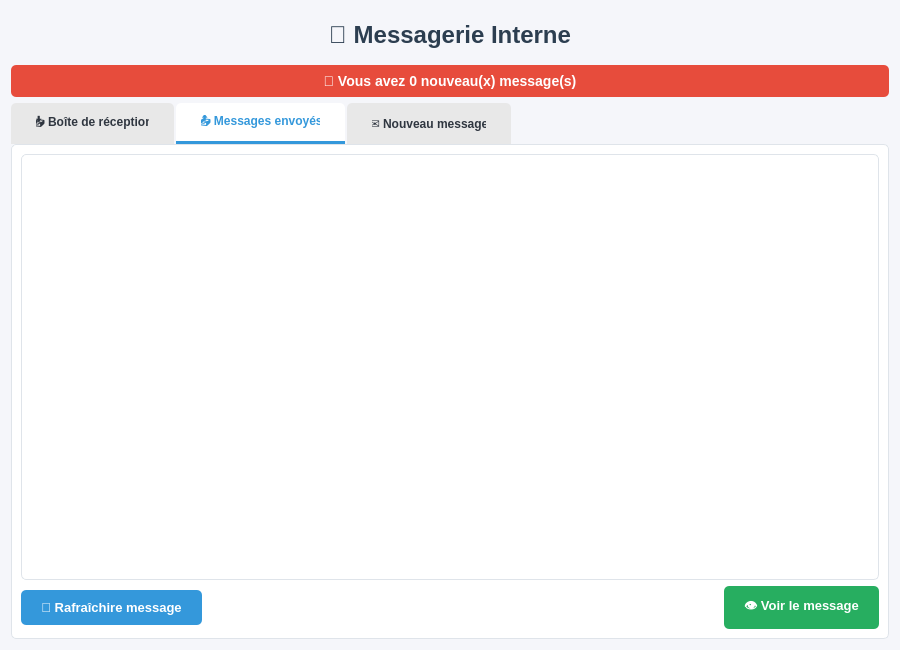
<?xml version="1.0" encoding="UTF-8"?>
<ui version="4.0">
 <class>MessagerieDialog</class>
 <widget class="QDialog" name="MessagerieDialog">
  <property name="geometry">
   <rect>
    <x>0</x>
    <y>0</y>
    <width>900</width>
    <height>650</height>
   </rect>
  </property>
  <property name="windowTitle">
   <string>📨 Messagerie Interne</string>
  </property>
  <property name="styleSheet">
   <string notr="true">QDialog {
    background-color: #f5f6fa;
}

QTabWidget::pane {
    border: 1px solid #dfe4ea;
    background: white;
    border-radius: 5px;
}

QTabBar::tab {
    background: #e8e8e8;
    color: #2f3640;
    padding: 12px 25px;
    margin-right: 2px;
    border-top-left-radius: 5px;
    border-top-right-radius: 5px;
    font-weight: bold;
}

QTabBar::tab:selected {
    background: white;
    color: #3498db;
    border-bottom: 3px solid #3498db;
}

QTabBar::tab:hover {
    background: #f1f2f6;
}

QPushButton {
    background-color: #3498db;
    color: white;
    border: none;
    padding: 10px 20px;
    border-radius: 5px;
    font-weight: bold;
    font-size: 13px;
}

QPushButton:hover {
    background-color: #2980b9;
}

QPushButton:pressed {
    background-color: #21618c;
}

QPushButton#pushButton_supprimer_recu,
QPushButton#pushButton_supprimer_envoye {
    background-color: #e74c3c;
}

QPushButton#pushButton_supprimer_recu:hover,
QPushButton#pushButton_supprimer_envoye:hover {
    background-color: #c0392b;
}

QPushButton#pushButton_rafraichir_recus,
QPushButton#pushButton_rafraichir_envoyes {
    background-color: #27ae60;
}

QPushButton#pushButton_rafraichir_recus:hover,
QPushButton#pushButton_rafraichir_envoyes:hover {
    background-color: #229954;
}

QLineEdit, QTextEdit, QComboBox {
    border: 2px solid #dfe4ea;
    border-radius: 5px;
    padding: 8px;
    background: white;
    font-size: 13px;
}

QLineEdit:focus, QTextEdit:focus, QComboBox:focus {
    border: 2px solid #3498db;
}

QLabel {
    color: #2f3640;
    font-size: 13px;
    font-weight: bold;
}

QTableView {
    border: 1px solid #dfe4ea;
    border-radius: 5px;
    background-color: white;
    selection-background-color: #3498db;
    gridline-color: #ecf0f1;
}

QTableView::item {
    padding: 5px;
}

QTableView::item:selected {
    background-color: #3498db;
    color: white;
}

QHeaderView::section {
    background-color: #34495e;
    color: white;
    padding: 8px;
    border: none;
    font-weight: bold;
}</string>
  </property>
  <layout class="QVBoxLayout" name="verticalLayout">
   <item>
    <widget class="QLabel" name="label_titre">
     <property name="styleSheet">
      <string notr="true">font-size: 24px;
font-weight: bold;
color: #2c3e50;
padding: 10px;</string>
     </property>
     <property name="text">
      <string>📨 Messagerie Interne</string>
     </property>
     <property name="alignment">
      <set>Qt::AlignmentFlag::AlignCenter</set>
     </property>
    </widget>
   </item>
   <item>
    <widget class="QLabel" name="label_notifications">
     <property name="styleSheet">
      <string notr="true">background-color: #e74c3c;
color: white;
padding: 8px;
border-radius: 5px;
font-size: 14px;
font-weight: bold;</string>
     </property>
     <property name="text">
      <string>🔔 Vous avez 0 nouveau(x) message(s)</string>
     </property>
     <property name="alignment">
      <set>Qt::AlignmentFlag::AlignCenter</set>
     </property>
    </widget>
   </item>
   <item>
    <widget class="QTabWidget" name="tabWidget">
     <property name="currentIndex">
      <number>1</number>
     </property>
     <widget class="QWidget" name="tab_recus">
      <attribute name="title">
       <string>📥 Boîte de réception</string>
      </attribute>
      <layout class="QVBoxLayout" name="verticalLayout_2">
       <item>
        <widget class="QTableView" name="tableView_recus">
         <property name="alternatingRowColors">
          <bool>true</bool>
         </property>
         <property name="selectionBehavior">
          <enum>QAbstractItemView::SelectionBehavior::SelectRows</enum>
         </property>
         <property name="sortingEnabled">
          <bool>true</bool>
         </property>
        </widget>
       </item>
       <item>
        <layout class="QHBoxLayout" name="horizontalLayout">
         <item>
          <widget class="QPushButton" name="pushButton_lire">
           <property name="text">
            <string>📖 Lire le message</string>
           </property>
          </widget>
         </item>
         <item>
          <widget class="QPushButton" name="pushButton_supprimer_recu">
           <property name="text">
            <string>🗑️ Supprimer</string>
           </property>
          </widget>
         </item>
         <item>
          <spacer name="horizontalSpacer">
           <property name="orientation">
            <enum>Qt::Orientation::Horizontal</enum>
           </property>
           <property name="sizeHint" stdset="0">
            <size>
             <width>40</width>
             <height>20</height>
            </size>
           </property>
          </spacer>
         </item>
         <item>
          <widget class="QPushButton" name="pushButton_rafraichir_recus">
           <property name="text">
            <string>🔄 Rafraîchir</string>
           </property>
          </widget>
         </item>
        </layout>
       </item>
      </layout>
     </widget>
     <widget class="QWidget" name="tab_envoyes">
      <attribute name="title">
       <string>📤 Messages envoyés</string>
      </attribute>
      <layout class="QVBoxLayout" name="verticalLayout_3">
       <item>
        <widget class="QTableView" name="tableView_envoyes">
         <property name="alternatingRowColors">
          <bool>true</bool>
         </property>
         <property name="selectionBehavior">
          <enum>QAbstractItemView::SelectionBehavior::SelectRows</enum>
         </property>
         <property name="sortingEnabled">
          <bool>true</bool>
         </property>
        </widget>
       </item>
       <item>
        <layout class="QHBoxLayout" name="horizontalLayout_2">
         <item>
          <widget class="QPushButton" name="pushButton_voir_envoye">
           <property name="text">
            <string>🔄 Rafraîchire message</string>
           </property>
          </widget>
         </item>
         <item>
          <spacer name="horizontalSpacer_2">
           <property name="orientation">
            <enum>Qt::Orientation::Horizontal</enum>
           </property>
           <property name="sizeHint" stdset="0">
            <size>
             <width>40</width>
             <height>20</height>
            </size>
           </property>
          </spacer>
         </item>
         <item>
          <widget class="QPushButton" name="pushButton_rafraichir_envoyes">
           <property name="text">
            <string>👁️ Voir le message</string>
           </property>
          </widget>
         </item>
        </layout>
       </item>
      </layout>
     </widget>
     <widget class="QWidget" name="tab_nouveau">
      <attribute name="title">
       <string>✉️ Nouveau message</string>
      </attribute>
      <layout class="QVBoxLayout" name="verticalLayout_4">
       <item>
        <widget class="QGroupBox" name="groupBox">
         <property name="styleSheet">
          <string notr="true">QGroupBox {
    border: 2px solid #3498db;
    border-radius: 8px;
    margin-top: 10px;
    font-weight: bold;
    font-size: 14px;
    color: #2c3e50;
}

QGroupBox::title {
    subcontrol-origin: margin;
    left: 15px;
    padding: 0 5px;
    background-color: white;
}</string>
         </property>
         <property name="title">
          <string>📝 Composer un message</string>
         </property>
         <layout class="QFormLayout" name="formLayout">
          <property name="horizontalSpacing">
           <number>15</number>
          </property>
          <property name="verticalSpacing">
           <number>15</number>
          </property>
          <property name="leftMargin">
           <number>20</number>
          </property>
          <property name="topMargin">
           <number>25</number>
          </property>
          <property name="rightMargin">
           <number>20</number>
          </property>
          <property name="bottomMargin">
           <number>20</number>
          </property>
          <item row="0" column="0">
           <widget class="QLabel" name="label_destinataire">
            <property name="text">
             <string>👤 Destinataire:</string>
            </property>
           </widget>
          </item>
          <item row="0" column="1">
           <widget class="QComboBox" name="comboBox_destinataire">
            <property name="minimumSize">
             <size>
              <width>0</width>
              <height>40</height>
             </size>
            </property>
           </widget>
          </item>
          <item row="1" column="0">
           <widget class="QLabel" name="label_sujet">
            <property name="text">
             <string>📌 Sujet:</string>
            </property>
           </widget>
          </item>
          <item row="1" column="1">
           <widget class="QLineEdit" name="lineEdit_sujet">
            <property name="minimumSize">
             <size>
              <width>0</width>
              <height>40</height>
             </size>
            </property>
            <property name="placeholderText">
             <string>Entrez le sujet du message...</string>
            </property>
           </widget>
          </item>
          <item row="2" column="0">
           <widget class="QLabel" name="label_message">
            <property name="text">
             <string>💬 Message:</string>
            </property>
            <property name="alignment">
             <set>Qt::AlignmentFlag::AlignLeading|Qt::AlignmentFlag::AlignLeft|Qt::AlignmentFlag::AlignTop</set>
            </property>
           </widget>
          </item>
          <item row="2" column="1">
           <widget class="QTextEdit" name="textEdit_contenu">
            <property name="minimumSize">
             <size>
              <width>0</width>
              <height>200</height>
             </size>
            </property>
            <property name="placeholderText">
             <string>Écrivez votre message ici...</string>
            </property>
           </widget>
          </item>
         </layout>
        </widget>
       </item>
       <item>
        <layout class="QHBoxLayout" name="horizontalLayout_3">
         <item>
          <spacer name="horizontalSpacer_3">
           <property name="orientation">
            <enum>Qt::Orientation::Horizontal</enum>
           </property>
           <property name="sizeHint" stdset="0">
            <size>
             <width>40</width>
             <height>20</height>
            </size>
           </property>
          </spacer>
         </item>
         <item>
          <widget class="QPushButton" name="pushButton_envoyer">
           <property name="minimumSize">
            <size>
             <width>200</width>
             <height>45</height>
            </size>
           </property>
           <property name="styleSheet">
            <string notr="true">QPushButton {
    background-color: #27ae60;
    font-size: 16px;
}

QPushButton:hover {
    background-color: #229954;
}</string>
           </property>
           <property name="text">
            <string>📨 Envoyer le message</string>
           </property>
          </widget>
         </item>
         <item>
          <spacer name="horizontalSpacer_4">
           <property name="orientation">
            <enum>Qt::Orientation::Horizontal</enum>
           </property>
           <property name="sizeHint" stdset="0">
            <size>
             <width>40</width>
             <height>20</height>
            </size>
           </property>
          </spacer>
         </item>
        </layout>
       </item>
      </layout>
     </widget>
    </widget>
   </item>
  </layout>
 </widget>
 <resources/>
 <connections/>
</ui>
